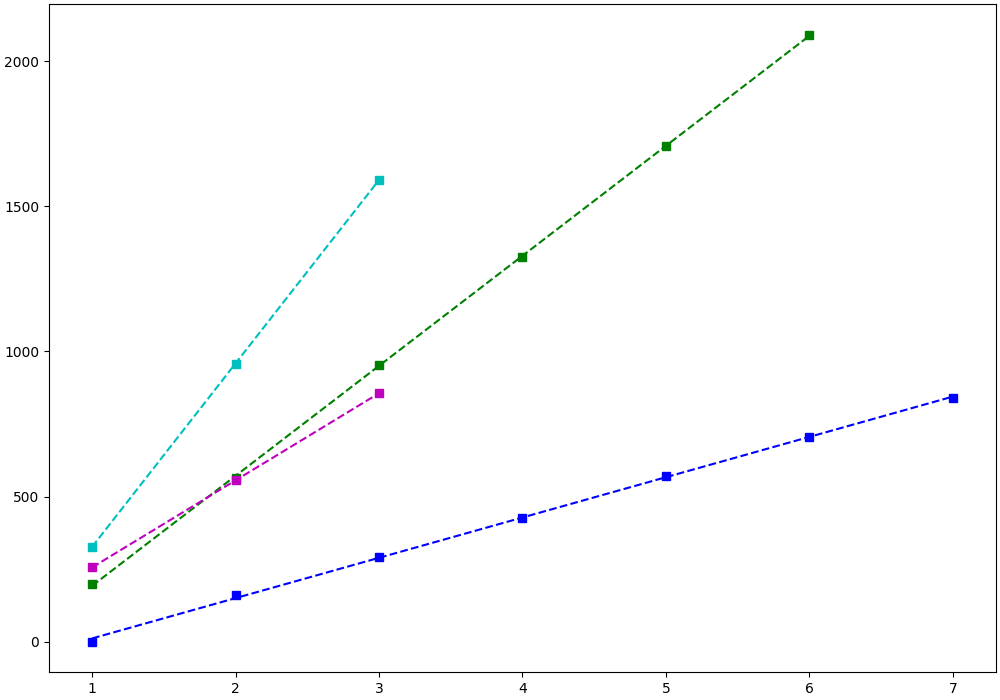

Python code for this plot:
import matplotlib.pyplot as plt
import numpy as np
from scipy.optimize import curve_fit 
import math


def mapping(x, a, b): 
    return a * x+ b

xm_1 = list()
xm_2 = list()
xm_3 = list()
xm_4 = list()
m_1 = list()
m_2 = list()
m_3 = list()
m_4 = list()
i = 1
with  open('data_1_1', 'r')  as  data:
    for line in data:
        list_line = list((map(float, line.split())))
        xm_1.append(list_line[0])
        m_1.append(i)
        i += 1
i = 1
with  open('data_1_2', 'r')  as  data:
    for line in data:
        list_line = list((map(float, line.split())))
        xm_2.append(list_line[0])
        m_2.append(i)
        i += 1
i = 1
with  open('data_1_3', 'r')  as  data:
    for line in data:
        list_line = list((map(float, line.split())))
        xm_3.append(list_line[0])
        m_3.append(i)
        i += 1
i = 1
with  open('data_1_4', 'r')  as  data:
    for line in data:
        list_line = list((map(float, line.split())))
        xm_4.append(list_line[0])
        m_4.append(i)
        i += 1
i = 1

vint = 4



xm_1 = np.array(xm_1) * 4
xm_2 = np.array(xm_2) * 4
xm_3 = np.array(xm_3) * 4
xm_4 = np.array(xm_4) * 4

m_1 = np.array(m_1)
m_2 = np.array(m_2)
m_3 = np.array(m_3)
m_4 = np.array(m_4)

fig, ax = plt.subplots(figsize=(10,7), constrained_layout=True)



y = np.array(xm_1)
x = np.array(m_1)

x_aproc = x
y_aproc = y

args, covarian = curve_fit(mapping, m_1, xm_1)
a, b = args[0], args[1]
y_fit = a * m_1 + b

print("a " + str(args[0]))


sum = 0
length = len(x_aproc)
for i in range(len(x_aproc)):
    sum += (y_fit[i] - y_aproc[i]) ** 2
error_rate = math.sqrt(sum / (length + 1))

x_sr = 0
y_sr = 0

x_dr = 0
y_dr = 0

for i in range(length):
    x_sr += x_aproc[i]
x_sr /= length

for i in range(length):
    x_dr += (x_aproc[i] - x_sr) ** 2
x_dr /= length

for i in range(length):
    y_sr += y_aproc[i]
y_sr /= length

for i in range(length):
    y_dr += (y_aproc[i] - y_sr) ** 2
y_dr /= length

error_rate_a = math.sqrt(((y_dr / x_dr) - a ** 2) / (length - 2))
print("error_rate_a" + " " + str(error_rate_a))


plt.plot(m_1, y_fit, 'b--')






y = np.array(xm_2)
x = np.array(m_2)

x_aproc = x
y_aproc = y

args, covarian = curve_fit(mapping, m_2, xm_2)
a, b = args[0], args[1]
y_fit = a * m_2 + b

print("a " + str(args[0]))


sum = 0
length = len(x_aproc)
for i in range(len(x_aproc)):
    sum += (y_fit[i] - y_aproc[i]) ** 2
error_rate = math.sqrt(sum / (length + 1))

x_sr = 0
y_sr = 0

x_dr = 0
y_dr = 0

for i in range(length):
    x_sr += x_aproc[i]
x_sr /= length

for i in range(length):
    x_dr += (x_aproc[i] - x_sr) ** 2
x_dr /= length

for i in range(length):
    y_sr += y_aproc[i]
y_sr /= length

for i in range(length):
    y_dr += (y_aproc[i] - y_sr) ** 2
y_dr /= length

error_rate_a = math.sqrt(((y_dr / x_dr) - a ** 2) / (length - 2))
print("error_rate_a" + " " + str(error_rate_a))

plt.plot(m_2, y_fit, 'g--')






y = np.array(xm_3)
x = np.array(m_3)

x_aproc = x
y_aproc = y

args, covarian = curve_fit(mapping, m_3, xm_3)
a, b = args[0], args[1]
y_fit = a * m_3 + b

print("a " + str(args[0]))


sum = 0
length = len(x_aproc)
for i in range(len(x_aproc)):
    sum += (y_fit[i] - y_aproc[i]) ** 2
error_rate = math.sqrt(sum / (length + 1))

x_sr = 0
y_sr = 0

x_dr = 0
y_dr = 0

for i in range(length):
    x_sr += x_aproc[i]
x_sr /= length

for i in range(length):
    x_dr += (x_aproc[i] - x_sr) ** 2
x_dr /= length

for i in range(length):
    y_sr += y_aproc[i]
y_sr /= length

for i in range(length):
    y_dr += (y_aproc[i] - y_sr) ** 2
y_dr /= length

error_rate_a = math.sqrt(((y_dr / x_dr) - a ** 2) / (length - 2))
print("error_rate_a" + " " + str(error_rate_a))

plt.plot(m_3, y_fit, 'c--')





y = np.array(xm_4)
x = np.array(m_4)

x_aproc = x
y_aproc = y

args, covarian = curve_fit(mapping, m_4, xm_4)
a, b = args[0], args[1]
y_fit = a * m_4 + b

print("a " + str(args[0]))


sum = 0
length = len(x_aproc)
for i in range(len(x_aproc)):
    sum += (y_fit[i] - y_aproc[i]) ** 2
error_rate = math.sqrt(sum / (length + 1))

x_sr = 0
y_sr = 0

x_dr = 0
y_dr = 0

for i in range(length):
    x_sr += x_aproc[i]
x_sr /= length

for i in range(length):
    x_dr += (x_aproc[i] - x_sr) ** 2
x_dr /= length

for i in range(length):
    y_sr += y_aproc[i]
y_sr /= length

for i in range(length):
    y_dr += (y_aproc[i] - y_sr) ** 2
y_dr /= length

error_rate_a = math.sqrt(((y_dr / x_dr) - a ** 2) / (length - 2))
print("error_rate_a" + " " + str(error_rate_a))




plt.plot(m_4, y_fit, 'm--')






plt.plot(m_1, xm_1, 'bs')
plt.plot(m_2, xm_2, 'gs')
plt.plot(m_3, xm_3, 'cs')
plt.plot(m_4, xm_4, 'ms')
plt.savefig("1.png")
plt.show()
